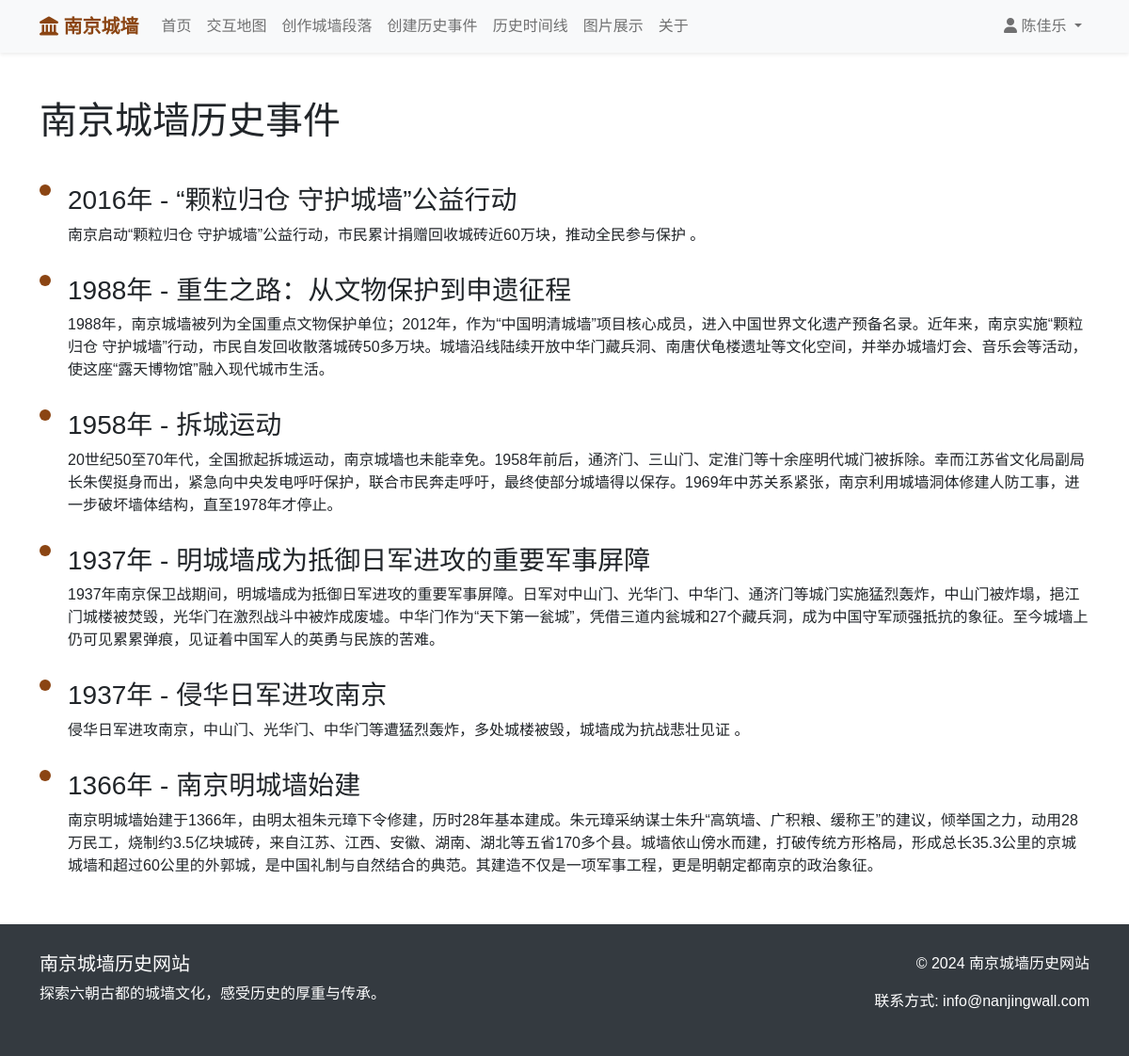
/history/ (signed in), run on the app's committed database.
### wall_app/models.py (models this page shows, shortened)
class HistoricalEvent(models.Model):
    title = models.CharField(max_length=200, verbose_name="事件标题")
    year = models.CharField(max_length=20, verbose_name="发生年份")
    description = models.TextField(verbose_name="事件描述")
    wall_section = models.ForeignKey(WallSection, on_delete=models.CASCADE,
                                     related_name='events', verbose_name="相关城墙段落")
    objects = models.Manager()  # 默认管理器
    class Meta:
        verbose_name = "历史事件"
        verbose_name_plural = "历史事件"

### wall_app/views.py (the view)
# urls.py: path('history/', views.history_view, name='history'),
def history_view(request):
    history=HistoricalEvent.objects.all().order_by('-year')
    return render(request, 'history.html', {'history': history})

### templates/history.html (shortened to what this page needs)
{% extends "base.html" %}
{% block content %}
<div class="container mt-5">
    <h1 class="mb-4">南京城墙历史事件</h1>
    <div class="timeline">
        {% for event in history %}
        <div class="timeline-item">
            <div class="timeline-content">
                <h3>{{ event.year }}年 - {{ event.title }}</h3>
                <p>{{ event.description }}</p>
            </div>
        </div>
        {% endfor %}
    </div>
</div>
{% endblock %}

### templates/base.html (shortened to what this page needs)
<!DOCTYPE html>
<html lang="zh-CN">
<head>
    <link href="https://cdn.jsdelivr.net/npm/bootstrap@5.1.3/dist/css/bootstrap.min.css" rel="stylesheet">
    <link rel="stylesheet" href="https://cdnjs.cloudflare.com/ajax/libs/font-awesome/6.0.0/css/all.min.css">
</head>
<body>
    <nav class="navbar navbar-expand-lg navbar-light bg-light shadow-sm navbar-fixed-top">
        <div class="container">
            <a class="navbar-brand" href="{% url 'home' %}">
                <i class="fas fa-landmark"></i> 南京城墙
            </a>
            <div class="collapse navbar-collapse" id="navbarNav">
                <ul class="navbar-nav me-auto">
                    {% if user.is_authenticated %}
                    <li class="nav-item">
                        <a class="nav-link" href="{% url 'home' %}">首页</a>
                    </li>
                    <li class="nav-item">
                        <a class="nav-link" href="{% url 'interactive_map' %}">交互地图</a>
                    </li>
                    <li class="nav-item">
                        <a class="nav-link" href="{% url 'create_contribution' %}">创作城墙段落</a>
                    </li>
                    <li class="nav-item">
                        <a class="nav-link" href="{% url 'create_historical_event' %}">创建历史事件</a>
                    </li>
                    <li class="nav-item">
                        <a class="nav-link" href="{% url 'history' %}">历史时间线</a>
                    </li>
                    <li class="nav-item">
                        <a class="nav-link" href="{% url 'picture_gallery' %}">图片展示</a>
                    </li>
                    <li class="nav-item">
                        <a class="nav-link" href="{% url 'about_page' %}">关于</a>
                    </li>
                    {% endif %}
                </ul>
                <ul class="navbar-nav">
                    {% if user.is_authenticated %}
                        <li class="nav-item dropdown">
                            <a class="nav-link dropdown-toggle" href="#" id="userDropdown" role="button" data-bs-toggle="dropdown">
                                <i class="fas fa-user"></i> {{ user.username }}
                            </a>
                        </li>
                    {% endif %}
                </ul>
            </div>
        </div>
    </nav>
    <main>
        {% block content %}{% endblock %}
    </main>
    <footer class="footer">
        <div class="container">
            <div class="row">
                <div class="col-md-6">
                    <h5>南京城墙历史网站</h5>
                    <p>探索六朝古都的城墙文化，感受历史的厚重与传承。</p>
                </div>
                <div class="col-md-6 text-end">
                    <p>© 2024 南京城墙历史网站</p>
                    <p>联系方式: info@nanjingwall.com</p>
                </div>
            </div>
        </div>
    </footer>
</body>
</html>

### templates/base.html (style rules this page uses)
body { font-family: 'Microsoft YaHei', sans-serif; }
.navbar-brand { font-weight: bold; color: #8B4513 !important; }
.footer { background-color: #343a40; color: white; padding: 30px 0; position: relative; bottom: 0; width: 100%; z-index: 3000; }
.timeline { position: relative; padding: 20px 0; }
.timeline-item { margin-bottom: 30px; padding-left: 30px; position: relative; }
.timeline-item:before { content: ''; position: absolute; left: 0; top: 0; width: 12px; height: 12px; background: #8B4513; border-radius: 50%; }
.navbar-fixed-top { position:relative; top: 0; width: 100%; z-index: 1030; }

### data on the page
HistoricalEvent: year "2016", title "“颗粒归仓 守护城墙”公益行动", description "南京启动“颗粒归仓 守护城墙”公益行动，市民累计捐赠回收城砖近60万块，推动全民参与保护 。"
HistoricalEvent: year "1988", title "重生之路：从文物保护到申遗征程", description "1988年，南京城墙被列为全国重点文物保护单位；2012年，作为“中国明清城墙”项目核心成员，进入中国世界文化遗产预备名录。近年来，南京实施“颗粒归仓 守护城墙”行动，市民自发回收散落城砖50多万块。城墙沿线陆续开放中华门藏兵洞、南唐伏龟楼遗址等文化空间，并举办城墙灯会、音乐会等活动，使这座“露天博物馆”融入现代城市生活。"
HistoricalEvent: year "1958", title "拆城运动", description "20世纪50至70年代，全国掀起拆城运动，南京城墙也未能幸免。1958年前后，通济门、三山门、定淮门等十余座明代城门被拆除。幸而江苏省文化局副局长朱偰挺身而出，紧急向中央发电呼吁保护，联合市民奔走呼吁，最终使部分城墙得以保存。1969年中苏关系紧张，南京利用城墙洞体修建人防工事，进一步破坏墙体结构，直至1978年才停止。"
HistoricalEvent: year "1937", title "明城墙成为抵御日军进攻的重要军事屏障", description "1937年南京保卫战期间，明城墙成为抵御日军进攻的重要军事屏障。日军对中山门、光华门、中华门、通济门等城门实施猛烈轰炸，中山门被炸塌，挹江门城楼被焚毁，光华门在激烈战斗中被炸成废墟。中华门作为“天下第一瓮城”，凭借三道内瓮城和27个藏兵洞，成为中国守军顽强抵抗的象征。至今城墙上仍可见累累弹痕，见证着中国军人的英勇与民族的苦难。"
HistoricalEvent: year "1937", title "侵华日军进攻南京", description "侵华日军进攻南京，中山门、光华门、中华门等遭猛烈轰炸，多处城楼被毁，城墙成为抗战悲壮见证 。"
HistoricalEvent: year "1366", title "南京明城墙始建", description "南京明城墙始建于1366年，由明太祖朱元璋下令修建，历时28年基本建成。朱元璋采纳谋士朱升“高筑墙、广积粮、缓称王”的建议，倾举国之力，动用28万民工，烧制约3.5亿块城砖，来自江苏、江西、安徽、湖南、湖北等五省170多个县。城墙依山傍水而建，打破传统方形格局，形成总长35.3公里的京城城墙和超过60公里的外郭城，是中国礼制与自然结合的典范。其建造不仅是一项军事工程，更是明朝定都南京的政治象征。"

### other printed values
{{ user.username }} "陈佳乐"
